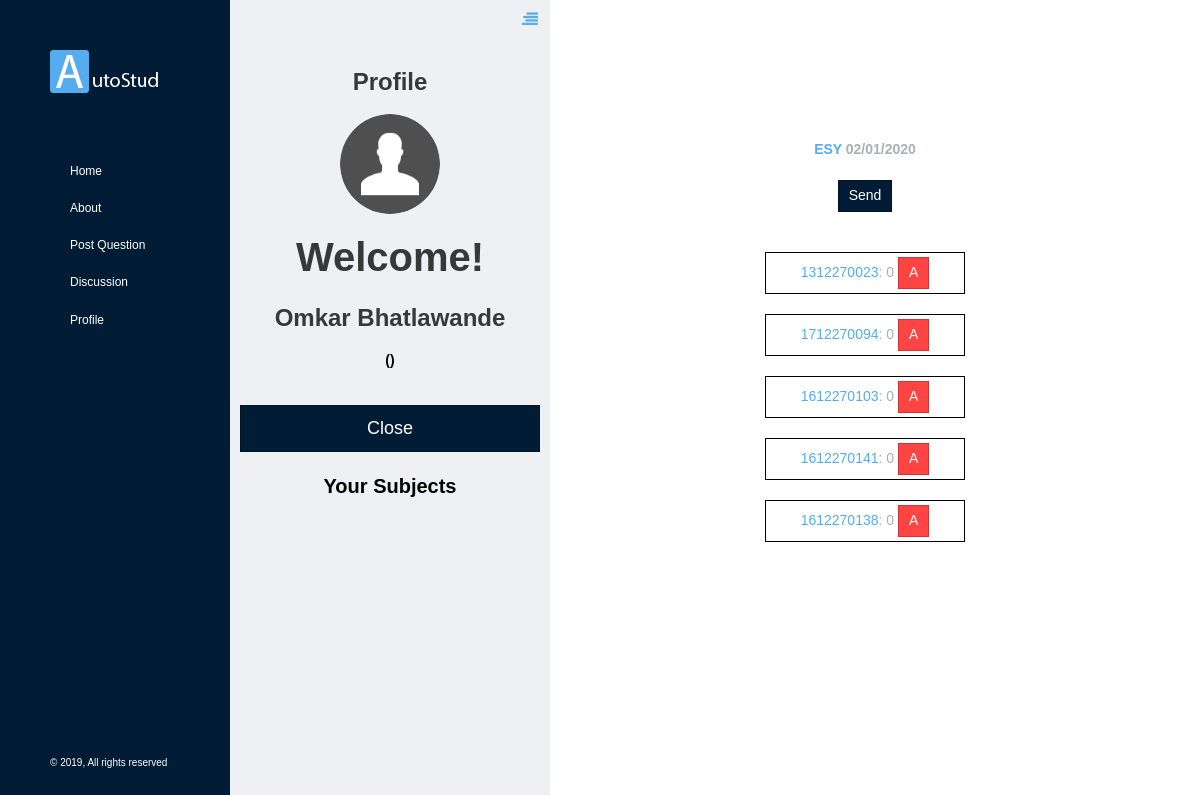
/login/teacher/esy.php (signed in), run on the app's committed database.
### tables this page shows
CREATE TABLE `user_login` (
  `id` int(11) NOT NULL,
  `user_first` varchar(256) NOT NULL,
  `user_last` varchar(256) NOT NULL,
  `user_email` varchar(256) NOT NULL,
  `user_uid` varchar(256) NOT NULL,
  `enroll` varchar(256) DEFAULT NULL,
  `user_pwd` varchar(256) NOT NULL
);

CREATE TABLE `attendance_record` (
  `id` int(11) NOT NULL,
  `enroll` varchar(256) NOT NULL,
  `AJP` int(11) NOT NULL DEFAULT '0',
  `MAN` int(11) NOT NULL DEFAULT '0',
  `STE` int(11) NOT NULL DEFAULT '0',
  `ESY` int(11) NOT NULL DEFAULT '0'
);

### login/teacher/esy.php (the view, shortened to what this page needs)
<?php
include '../../includes/dbh.inc.php';
$sql1 = "SELECT * FROM user_login";
$result1 = $conn->query($sql1);
?>
<!doctype html>
<html lang="">
<head>
    <link href="../../assets/css/style.css" rel="stylesheet" type="text/css">
    <link href="../../assets/css/custom.css" rel="stylesheet" type="text/css">
</head>
<body class="quickSectionActive skipAutoCollapse">
<div class="bodyWrap">
    <header class="doc-header">
        <div class="logoWrap">
            <a href="../../home/index.php"><img src="../../assets/img/basic/logo.png" alt="/" width="109" height="43"></a>
        </div>
        <ul class="main-nav">
            <li><a href="../../home">Home</a></li>
            <li><a href="../../about">About</a></li>
            <li><a href="../../post_question">Post Question</a></li>
            <li><a href="../../discussion">Discussion</a></li>
            <li><a href=".."><?php
                    if (!isset($_SESSION['u_uid'])) {
                        echo 'Sign in / Sign up';
                    } else {
                        echo 'Profile';
                    }
                    ?></a></li>
        </ul>
        <span class="copyRights">&copy; 2019, All rights reserved</span>
    </header>
    <div class="optionsPanel">
        <button class="toggleOptionPanel"><i class="fa fa-align-right"></i></button>
        <div class="inner">
            <h1 style="text-align: center;"><b>Profile</b></h1>
            <img src="../../assets/img/avatar.png" class="avatar aligncenter" alt="avatar">
            <h1 style="font-size: 40px;" class="aligncenter"><b>Welcome!</b></h1><h1 class="aligncenter">
                <b><?php echo $_SESSION['u_first']; ?> <?php echo $_SESSION['u_last']; ?></b>
            </h1>
            <p style="color: #000000; " class="aligncenter"><b>(<?php echo $_SESSION['id']; ?>)</b></p><br>
            <a href="./"><button class="btn-block btn">Close</button></a>
            <p style="color: #000000;font-size: 20px;" class="aligncenter"><b>Your Subjects</b></p>
        </div>
    </div>
    <main class="contentArea">
        <div class="contentAreaInner clearfix no-pad-left no-pad-right">
            <header class="page-header text-center extra-top-pad pad-long">
                <strong><span class="sub">ESY</span> <?php echo date("d/m/Y"); ?></strong><br><br>
                <div class="aligncenter">
                    <?php
                    echo '<button id="submit" class="btn btn-success">Send</button><br><br>';
                    ?>
                    <ul>
                <?php
                while ($row1 = $result1->fetch_assoc()) {
                    $sql2 = "SELECT * FROM attendance_record WHERE enroll='".$row1['enroll']."'";
                    $result2 = $conn->query($sql2);
                    $row2 = $result2->fetch_assoc();
                    echo '<div class="student-record aligncenter">
                              <span class="roll"><a href=""><li>'.$row1['enroll'].'</li></a></span>:
                              <span class="present"><li>'.$row2['ESY'].'</li></span>
                              <button style="background-color: #ff4444;" class="marker btn attend">A</button>
                            </div><br>';
                }
                ?>
                    </ul>
                </div>
            </header>
        </div>
    </main>
</div>
</body>
</html>

### data on the page
user_login: enroll "1312270023", attendance_record.ESY "0"
user_login: enroll "1712270094", attendance_record.ESY "0"
user_login: enroll "1612270103", attendance_record.ESY "0"
user_login: enroll "1612270141", attendance_record.ESY "0"
user_login: enroll "1612270138", attendance_record.ESY "0"

### other printed values
$_SESSION['u_first'] "Omkar"
$_SESSION['u_last'] "Bhatlawande"
